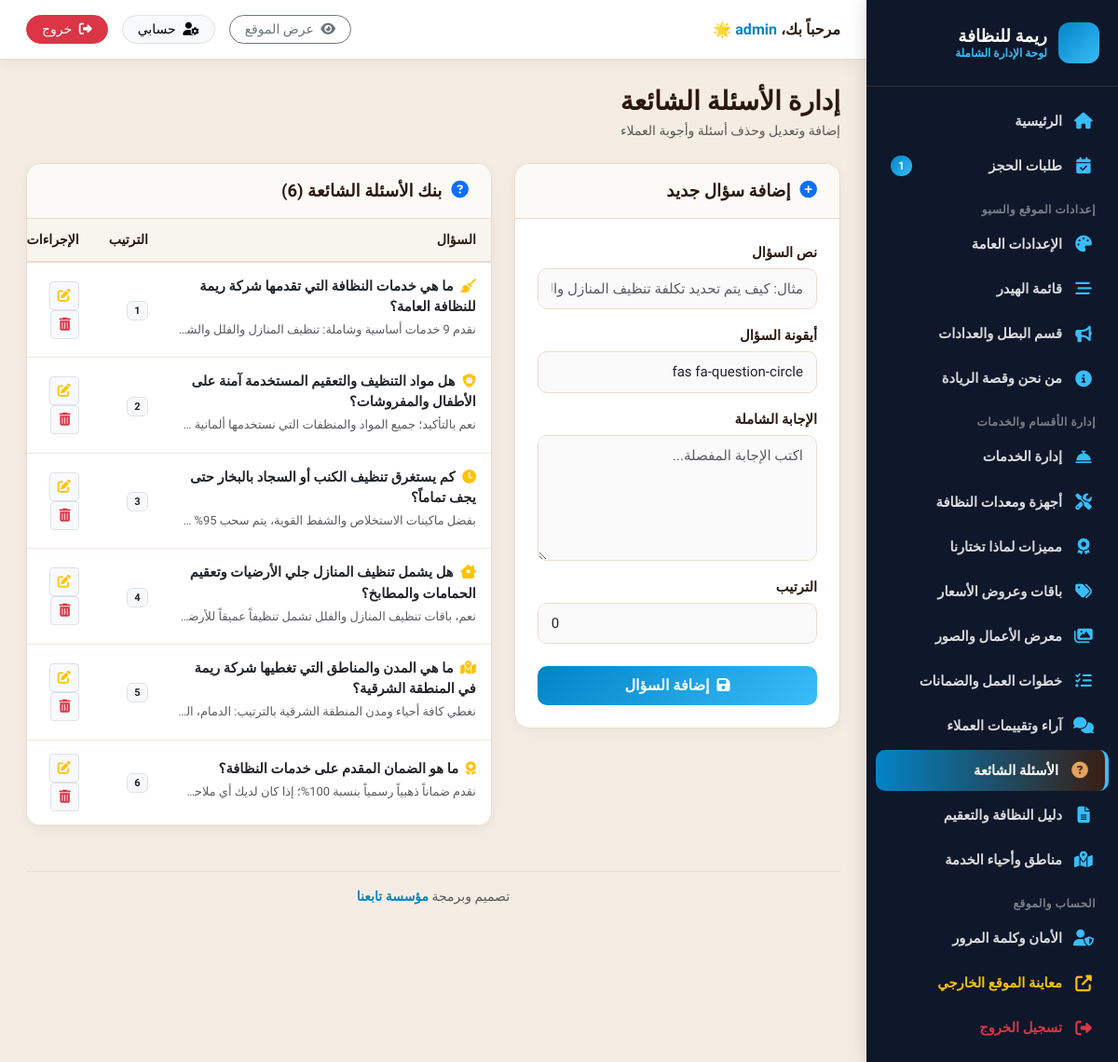
Before: /admin/faqs.php (signed in) with the older database file.
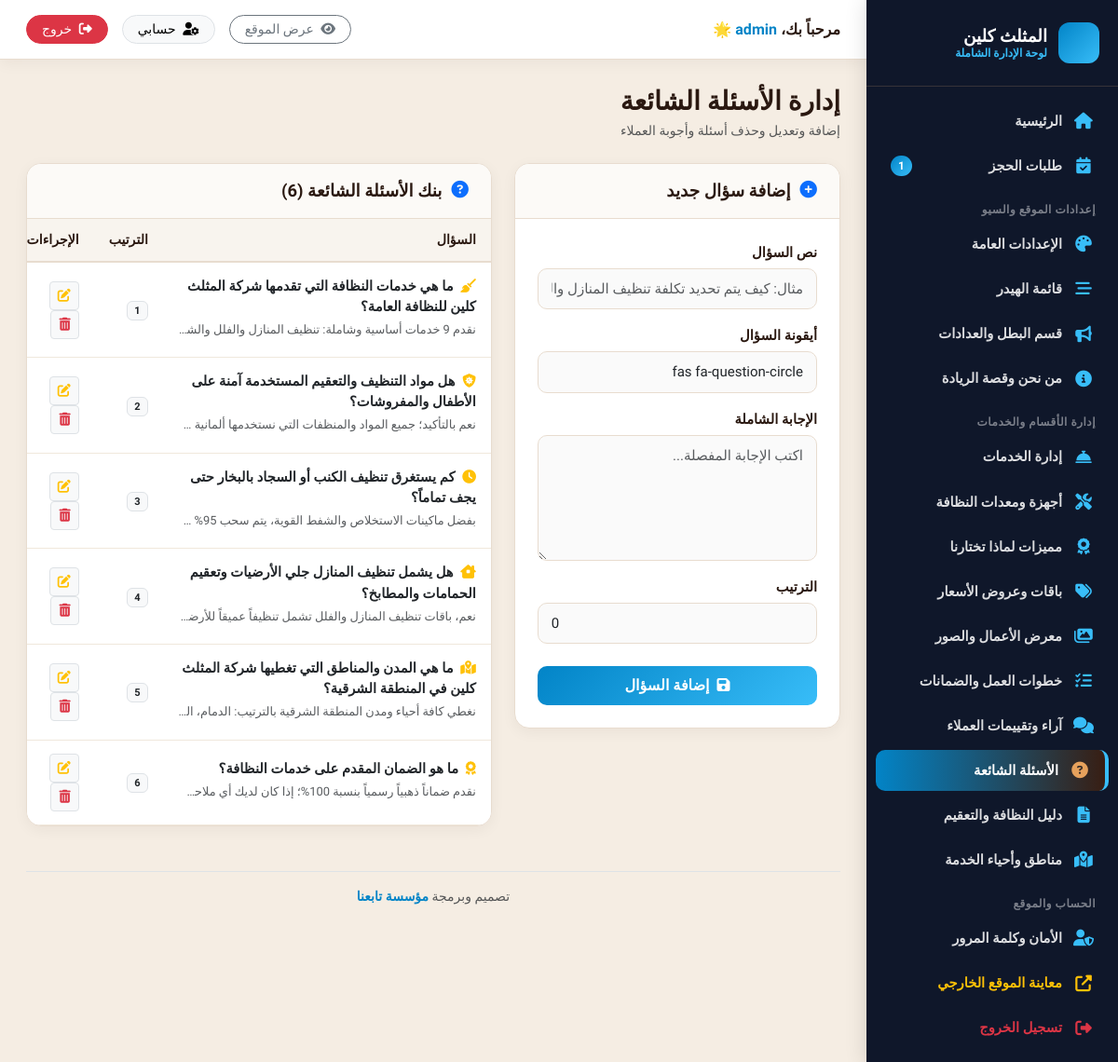
After: the same page with the newer database file.
### tables this page shows
CREATE TABLE faqs (
  id INTEGER PRIMARY KEY AUTOINCREMENT,
  question TEXT NOT NULL,
  answer TEXT NOT NULL,
  icon TEXT DEFAULT 'fas fa-question-circle',
  sort_order INTEGER DEFAULT 0
);

### includes/functions.php (called while the page is built, shortened)
<?php
function get_all_settings() {
    return $GLOBALS['_cached_settings'];
}
function get_setting($key, $default = '') {
    $settings = get_all_settings();
    return isset($settings[$key]) && $settings[$key] !== '' ? $settings[$key] : $default;
}

### admin/faqs.php (the view, shortened to what the changed rows need)
<?php
require_once __DIR__ . '/includes/admin_header.php';
$faqs = $pdo->query("SELECT * FROM faqs ORDER BY sort_order ASC, id ASC")->fetchAll();
?>
<div class="row g-4">
  <div class="col-lg-7">
    <div class="content-card">
      <div class="content-card-body p-0">
        <div class="table-responsive">
          <table class="table table-hover align-middle mb-0">
            <thead>
              <tr>
                <th>السؤال</th>
                <th>الترتيب</th>
                <th width="120">الإجراءات</th>
              </tr>
            </thead>
            <tbody>
              <?php foreach ($faqs as $f): ?>
              <tr>
                <td>
                  <strong class="d-block text-dark mb-1">
                    <i class="<?= htmlspecialchars($f['icon']) ?> text-warning me-1"></i>
                    <?= htmlspecialchars($f['question']) ?>
                  </strong>
                  <small class="text-muted text-truncate d-inline-block" style="max-width:320px;"><?= htmlspecialchars($f['answer']) ?></small>
                </td>
                <td><span class="badge bg-light text-dark border"><?= $f['sort_order'] ?></span></td>
                <td>
                  <a href="faqs.php?edit_id=<?= $f['id'] ?>" class="btn btn-sm btn-light border" title="تعديل">
                    <i class="fas fa-edit text-warning"></i>
                  </a>
                  <a href="faqs.php?delete_id=<?= $f['id'] ?>" class="btn btn-sm btn-light border confirm-delete" title="حذف">
                    <i class="fas fa-trash-alt text-danger"></i>
                  </a>
                </td>
              </tr>
              <?php endforeach; ?>
            </tbody>
          </table>
        </div>
      </div>
    </div>
  </div>
</div>
<?php require_once __DIR__ . '/includes/admin_footer.php'; ?>

### admin/includes/admin_header.php (shortened to what the changed rows need)
<?php
require_once __DIR__ . '/../../includes/functions.php';
$site_short_name = get_setting('site_short_name', 'المثلث كلين');
?>
<!DOCTYPE html>
<html lang="ar" dir="rtl">
<head>
  <link rel="stylesheet" href="https://cdn.jsdelivr.net/npm/bootstrap@5.3.2/dist/css/bootstrap.rtl.min.css">
  <link rel="stylesheet" href="https://cdnjs.cloudflare.com/ajax/libs/font-awesome/6.5.1/css/all.min.css">
  <link rel="stylesheet" href="/admin/assets/css/admin.css">
</head>
<body>
<div class="admin-wrapper">
  <aside class="admin-sidebar">
    <div class="sidebar-header">
      <div class="sidebar-brand-icon"><i class="fas fa-sparkles"></i></div>
      <div class="sidebar-brand-title">
        <?= htmlspecialchars($site_short_name) ?>
        <small>لوحة الإدارة الشاملة</small>
      </div>
    </div>
  </aside>
  <div class="admin-main">
    <main class="admin-content">

Changed rows visible on the page:
changed faqs: question "ما هي خدمات النظافة التي تقدمها شركة ريمة للنظافة العامة؟" → "ما هي خدمات النظافة التي تقدمها شركة المثلث كلين للنظافة العامة؟"
changed faqs: question "ما هي المدن والمناطق التي تغطيها شركة ريمة في المنطقة الشرقية؟" → "ما هي المدن والمناطق التي تغطيها شركة المثلث كلين في المنطقة الشرقية؟"
Other visible differences:
$site_short_name: "ريمة للنظافة" → "المثلث كلين"
